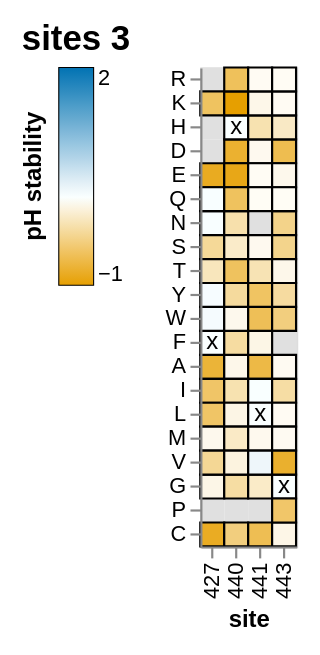

Notebook source saved alongside this figure:
### Code cell
pH_sites_3_chart = polyclonal.plot.lineplot_and_heatmap(
    data_df=test,
    stat_col="pH stability",
    category_col="phenotype",
    alphabet=alphabet,
    # addtl_tooltip_stats=addtl_tooltip_stats,
    addtl_slider_stats={"entry in C musculinus TfR1 cells" : -5},
    init_floor_at_zero=False,
    init_site_statistic="mean",
    show_zoombar=False,
    show_lineplot=False,
    sites=pH_sites_3,
    plot_title="sites 3",
    heatmap_max_at_least=2,
    heatmap_min_at_least=-1,
)

pH_sites_3_chart

### Figure 1 — Vega-Lite specification as saved in the notebook (floating-point values rounded to 4 significant figures)
{"config": {"view": {"continuousWidth": 300, "continuousHeight": 300}, "axis": {"grid": false, "labelOverlap": "parity"}, "padding": 10}, "vconcat": [{"vconcat": [{"layer": [{"mark": {"type": "rect", "color": "#E0E0E0"}, "encoding": {"x": {"field": "site", "sort": {"field": "_stat_site_order", "order": "ascending"}, "type": "ordinal"}, "y": {"field": "mutant", "scale": {"domain": ["R", "K", "H", "D", "E", "Q", "N", "S", "T", "Y", "W", "F", "A", "I", "L", "M", "V", "G", "P", "C"]}, "sort": ["R", "K", "H", "D", "E", "Q", "N", "S", "T", "Y", "W", "F", "A", "I", "L", "M", "V", "G", "P", "C"], "title": null, "type": "nominal"}}, "name": "view_6", "transform": [{"lookup": "site", "from": {"data": {"name": "data-adf9a09829e779f3262d951243798a71"}, "key": "site", "fields": ["wildtype", "_stat_site_order"]}}, {"calculate": "if(isFinite(datum['pH stability']),datum['pH stability'],NaN)", "as": "pH stability"}, {"calculate": "if(isFinite(datum['entry in C musculinus TfR1 cells']),datum['entry in C musculinus TfR1 cells'],NaN)", "as": "entry in C musculinus TfR1 cells"}, {"calculate": "max(datum['pH stability'],floor_at_zero['floor'])", "as": "_stat"}, {"calculate": "false", "as": "_stat_hide"}, {"filter": "(((datum['entry in C musculinus TfR1 cells'] >= (param_9 - 1e-06)) || (!isFinite(datum['entry in C musculinus TfR1 cells']))) || datum['_stat_hide'])"}, {"calculate": "if(datum['_stat_hide'],-1.361,datum['_stat'])", "as": "_stat_not_hidden"}, {"joinaggregate": [{"op": "max", "field": "_stat_not_hidden", "as": "_stat_site_max"}], "groupby": ["site"]}, {"filter": "((datum['_stat_site_max'] >= (param_10 - 1e-06)) || (!isFinite(datum['_stat_site_max'])))"}, {"calculate": "(datum.wildtype !== datum.mutant)", "as": "_stat_not_wildtype"}, {"joinaggregate": [{"op": "max", "field": "_stat_not_wildtype", "as": "_stat_site_has_non_wildtype"}], "groupby": ["site"]}, {"filter": "datum['_stat_site_has_non_wildtype']"}, {"filter": {"param": "param_12"}}, {"impute": "_stat_dummy", "key": "mutant", "groupby": ["site"], "keyvals": ["R", "K", "H", "D", "E", "Q", "N", "S", "T", "Y", "W", "F", "A", "I", "L", "M", "V", "G", "P", "C"], "value": null}]}, {"mark": {"type": "rect"}, "encoding": {"color": {"value": "silver"}, "stroke": {"value": "black"}, "tooltip": [{"field": "site", "type": "nominal"}, {"field": "wildtype", "type": "nominal"}, {"field": "mutant", "type": "nominal"}, {"field": "pH stability", "format": ".3g", "type": "quantitative"}, {"field": "entry in C musculinus TfR1 cells", "format": ".3g", "type": "quantitative"}], "x": {"axis": {"labels": true, "ticks": true, "title": "site"}, "field": "site", "sort": {"field": "_stat_site_order", "order": "ascending"}, "type": "ordinal"}, "y": {"field": "mutant", "scale": {"domain": ["R", "K", "H", "D", "E", "Q", "N", "S", "T", "Y", "W", "F", "A", "I", "L", "M", "V", "G", "P", "C"]}, "sort": ["R", "K", "H", "D", "E", "Q", "N", "S", "T", "Y", "W", "F", "A", "I", "L", "M", "V", "G", "P", "C"], "title": null, "type": "nominal"}}, "title": {"text": "", "anchor": "middle", "color": "#0072B2", "orient": "left"}, "transform": [{"lookup": "site", "from": {"data": {"name": "data-adf9a09829e779f3262d951243798a71"}, "key": "site", "fields": ["wildtype", "_stat_site_order"]}}, {"calculate": "if(isFinite(datum['pH stability']),datum['pH stability'],NaN)", "as": "pH stability"}, {"calculate": "if(isFinite(datum['entry in C musculinus TfR1 cells']),datum['entry in C musculinus TfR1 cells'],NaN)", "as": "entry in C musculinus TfR1 cells"}, {"calculate": "max(datum['pH stability'],floor_at_zero['floor'])", "as": "_stat"}, {"calculate": "false", "as": "_stat_hide"}, {"filter": "(((datum['entry in C musculinus TfR1 cells'] >= (param_9 - 1e-06)) || (!isFinite(datum['entry in C musculinus TfR1 cells']))) || datum['_stat_hide'])"}, {"calculate": "if(datum['_stat_hide'],-1.361,datum['_stat'])", "as": "_stat_not_hidden"}, {"joinaggregate": [{"op": "max", "field": "_stat_not_hidden", "as": "_stat_site_max"}], "groupby": ["site"]}, {"filter": "((datum['_stat_site_max'] >= (param_10 - 1e-06)) || (!isFinite(datum['_stat_site_max'])))"}, {"calculate": "(datum.wildtype !== datum.mutant)", "as": "_stat_not_wildtype"}, {"joinaggregate": [{"op": "max", "field": "_stat_not_wildtype", "as": "_stat_site_has_non_wildtype"}], "groupby": ["site"]}, {"filter": "datum['_stat_site_has_non_wildtype']"}, {"filter": {"param": "param_12"}}, {"filter": "(datum['phenotype'] === 'functional_effect')"}, {"filter": "datum['_stat_hide']"}]}, {"mark": {"type": "rect"}, "encoding": {"color": {"field": "_stat", "legend": {"gradientLength": 100, "gradientStrokeColor": "black", "gradientStrokeWidth": 0.5, "orient": "left", "title": "pH stability", "titleOrient": "left"}, "scale": {"clamp": true, "domainMax": 2, "domainMid": 0, "domainMin": {"expr": "floor_at_zero.floor"}, "nice": false, "range": ["#e69f00", "#e7a40d", "#e9a91b", "#eaae28", "#ebb336", "#edb843", "#eebd51", "#efc25e", "#f1c76b", "#f2cc79", "#f3d286", "#f4d794", "#f6dca1", "#f7e1ae", "#f8e6bc", "#faebc9", "#fbf0d7", "#fcf5e4", "#fefaf2", "#ffffff", "#f2f8fb", "#e4f0f7", "#d7e9f3", "#c9e1ef", "#bcdaeb", "#aed2e7", "#a1cbe3", "#94c4df", "#86bcdb", "#79b5d6", "#6badd2", "#5ea6ce", "#519fca", "#4397c6", "#3690c2", "#2888be", "#1b81ba", "#0d79b6", "#0072b2"], "type": "linear", "zero": true}, "type": "quantitative"}, "stroke": {"value": "black"}, "tooltip": [{"field": "site", "type": "nominal"}, {"field": "wildtype", "type": "nominal"}, {"field": "mutant", "type": "nominal"}, {"field": "pH stability", "format": ".3g", "type": "quantitative"}, {"field": "entry in C musculinus TfR1 cells", "format": ".3g", "type": "quantitative"}], "x": {"axis": {"labels": true, "ticks": true, "title": "site"}, "field": "site", "sort": {"field": "_stat_site_order", "order": "ascending"}, "type": "ordinal"}, "y": {"field": "mutant", "scale": {"domain": ["R", "K", "H", "D", "E", "Q", "N", "S", "T", "Y", "W", "F", "A", "I", "L", "M", "V", "G", "P", "C"]}, "sort": ["R", "K", "H", "D", "E", "Q", "N", "S", "T", "Y", "W", "F", "A", "I", "L", "M", "V", "G", "P", "C"], "title": null, "type": "nominal"}}, "title": {"text": "", "anchor": "middle", "color": "#0072B2", "orient": "left"}, "transform": [{"lookup": "site", "from": {"data": {"name": "data-adf9a09829e779f3262d951243798a71"}, "key": "site", "fields": ["wildtype", "_stat_site_order"]}}, {"calculate": "if(isFinite(datum['pH stability']),datum['pH stability'],NaN)", "as": "pH stability"}, {"calculate": "if(isFinite(datum['entry in C musculinus TfR1 cells']),datum['entry in C musculinus TfR1 cells'],NaN)", "as": "entry in C musculinus TfR1 cells"}, {"calculate": "max(datum['pH stability'],floor_at_zero['floor'])", "as": "_stat"}, {"calculate": "false", "as": "_stat_hide"}, {"filter": "(((datum['entry in C musculinus TfR1 cells'] >= (param_9 - 1e-06)) || (!isFinite(datum['entry in C musculinus TfR1 cells']))) || datum['_stat_hide'])"}, {"calculate": "if(datum['_stat_hide'],-1.361,datum['_stat'])", "as": "_stat_not_hidden"}, {"joinaggregate": [{"op": "max", "field": "_stat_not_hidden", "as": "_stat_site_max"}], "groupby": ["site"]}, {"filter": "((datum['_stat_site_max'] >= (param_10 - 1e-06)) || (!isFinite(datum['_stat_site_max'])))"}, {"calculate": "(datum.wildtype !== datum.mutant)", "as": "_stat_not_wildtype"}, {"joinaggregate": [{"op": "max", "field": "_stat_not_wildtype", "as": "_stat_site_has_non_wildtype"}], "groupby": ["site"]}, {"filter": "datum['_stat_site_has_non_wildtype']"}, {"filter": {"param": "param_12"}}, {"filter": "(datum['phenotype'] === 'functional_effect')"}, {"filter": "(!datum['_stat_hide'])"}]}, {"mark": {"type": "text", "color": "black", "text": "x"}, "encoding": {"x": {"field": "site", "sort": {"field": "_stat_site_order", "order": "ascending"}, "type": "ordinal"}, "y": {"field": "mutant", "scale": {"domain": ["R", "K", "H", "D", "E", "Q", "N", "S", "T", "Y", "W", "F", "A", "I", "L", "M", "V", "G", "P", "C"]}, "sort": ["R", "K", "H", "D", "E", "Q", "N", "S", "T", "Y", "W", "F", "A", "I", "L", "M", "V", "G", "P", "C"], "title": null, "type": "nominal"}}, "transform": [{"lookup": "site", "from": {"data": {"name": "data-adf9a09829e779f3262d951243798a71"}, "key": "site", "fields": ["wildtype", "_stat_site_order"]}}, {"calculate": "if(isFinite(datum['pH stability']),datum['pH stability'],NaN)", "as": "pH stability"}, {"calculate": "if(isFinite(datum['entry in C musculinus TfR1 cells']),datum['entry in C musculinus TfR1 cells'],NaN)", "as": "entry in C musculinus TfR1 cells"}, {"calculate": "max(datum['pH stability'],floor_at_zero['floor'])", "as": "_stat"}, {"calculate": "false", "as": "_stat_hide"}, {"filter": "(((datum['entry in C musculinus TfR1 cells'] >= (param_9 - 1e-06)) || (!isFinite(datum['entry in C musculinus TfR1 cells']))) || datum['_stat_hide'])"}, {"calculate": "if(datum['_stat_hide'],-1.361,datum['_stat'])", "as": "_stat_not_hidden"}, {"joinaggregate": [{"op": "max", "field": "_stat_not_hidden", "as": "_stat_site_max"}], "groupby": ["site"]}, {"filter": "((datum['_stat_site_max'] >= (param_10 - 1e-06)) || (!isFinite(datum['_stat_site_max'])))"}, {"calculate": "(datum.wildtype !== datum.mutant)", "as": "_stat_not_wildtype"}, {"joinaggregate": [{"op": "max", "field": "_stat_not_wildtype", "as": "_stat_site_has_non_wildtype"}], "groupby": ["site"]}, {"filter": "datum['_stat_site_has_non_wildtype']"}, {"filter": {"param": "param_12"}}, {"filter": "(datum.wildtype === datum.mutant)"}]}], "height": {"step": 11}, "width": {"step": 11}}], "resolve": {"scale": {"color": "shared", "x": "shared"}}, "spacing": 10}], "data": {"name": "data-b7747370d1e5ac61e1d0d9b4baf3aaf8"}, "params": [{"name": "floor_at_zero", "select": {"type": "point", "fields": ["floor"]}, "bind": {"input": "radio", "options": [0, -1.361], "labels": ["yes", "no"], "name": "floor pH stability at zero"}, "value": [{"floor": -1.361}], "views": ["view_6"]}, {"name": "param_12", "select": {"type": "interval", "encodings": ["x"], "mark": {"stroke": "black", "strokeWidth": 2}}, "views": ["view_6"]}, {"name": "param_9", "bind": {"input": "range", "max": 0.0, "min": -5.094, "name": "minimum entry in C musculinus TfR1 cells"}, "value": -5}, {"name": "param_10", "bind": {"input": "range", "max": 2, "min": -1.361, "name": "minimum max of pH stability at site"}, "value": -1.361}], "resolve": {"scale": {"color": "independent"}}, "title": {"text": "sites 3", "align": "left", "anchor": "start", "fontSize": 16}, "$schema": "https://vega.github.io/schema/vega-lite/v5.20.1.json", "datasets": {"data-b7747370d1e5ac61e1d0d9b4baf3aaf8": [{"site": 427, "mutant": "A", "pH stability": -1.062, "phenotype": "functional_effect", "entry in C musculinus TfR1 cells": -1.868}, {"site": 427, "mutant": "C", "pH stability": -1.175, "phenotype": "functional_effect", "entry in C musculinus TfR1 cells": -1.067}, {"site": 427, "mutant": "E", "pH stability": -1.185, "phenotype": "functional_effect", "entry in C musculinus TfR1 cells": -2.534}, {"site": 427, "mutant": "F", "pH stability": 0.0, "phenotype": "functional_effect", "entry in C musculinus TfR1 cells": 0.0}, {"site": 427, "mutant": "G", "pH stability": -0.1294, "phenotype": "functional_effect", "entry in C musculinus TfR1 cells": -2.766}, {"site": 427, "mutant": "I", "pH stability": -0.8123, "phenotype": "functional_effect", "entry in C musculinus TfR1 cells": -2.123}, {"site": 427, "mutant": "K", "pH stability": -0.8504, "phenotype": "functional_effect", "entry in C musculinus TfR1 cells": -4.615}, {"site": 427, "mutant": "L", "pH stability": -0.817, "phenotype": "functional_effect", "entry in C musculinus TfR1 cells": -2.771}, {"site": 427, "mutant": "M", "pH stability": -0.09688, "phenotype": "functional_effect", "entry in C musculinus TfR1 cells": -2.086}, {"site": 427, "mutant": "N", "pH stability": 0.03326, "phenotype": "functional_effect", "entry in C musculinus TfR1 cells": -3.82}, {"site": 427, "mutant": "Q", "pH stability": 0.02167, "phenotype": "functional_effect", "entry in C musculinus TfR1 cells": -0.7148}, {"site": 427, "mutant": "S", "pH stability": -0.5507, "phenotype": "functional_effect", "entry in C musculinus TfR1 cells": -3.911}, {"site": 427, "mutant": "T", "pH stability": -0.3584, "phenotype": "functional_effect", "entry in C musculinus TfR1 cells": -1.429}, {"site": 427, "mutant": "V", "pH stability": -0.5669, "phenotype": "functional_effect", "entry in C musculinus TfR1 cells": -1.723}, {"site": 427, "mutant": "W", "pH stability": 0.06581, "phenotype": "functional_effect", "entry in C musculinus TfR1 cells": -1.797}, {"site": 427, "mutant": "Y", "pH stability": 0.05389, "phenotype": "functional_effect", "entry in C musculinus TfR1 cells": -0.7522}, {"site": 440, "mutant": "A", "pH stability": -0.1126, "phenotype": "functional_effect", "entry in C musculinus TfR1 cells": -0.1029}, {"site": 440, "mutant": "C", "pH stability": -0.6874, "phenotype": "functional_effect", "entry in C musculinus TfR1 cells": -1.587}, {"site": 440, "mutant": "D", "pH stability": -1.104, "phenotype": "functional_effect", "entry in C musculinus TfR1 cells": -2.095}, {"site": 440, "mutant": "E", "pH stability": -1.24, "phenotype": "functional_effect", "entry in C musculinus TfR1 cells": -0.6229}, {"site": 440, "mutant": "F", "pH stability": -0.5029, "phenotype": "functional_effect", "entry in C musculinus TfR1 cells": -2.598}, {"site": 440, "mutant": "G", "pH stability": -0.49, "phenotype": "functional_effect", "entry in C musculinus TfR1 cells": -0.8655}, {"site": 440, "mutant": "H", "pH stability": 0.0, "phenotype": "functional_effect", "entry in C musculinus TfR1 cells": 0.0}, {"site": 440, "mutant": "I", "pH stability": -0.417, "phenotype": "functional_effect", "entry in C musculinus TfR1 cells": -2.062}, {"site": 440, "mutant": "K", "pH stability": -1.361, "phenotype": "functional_effect", "entry in C musculinus TfR1 cells": -1.0}, {"site": 440, "mutant": "L", "pH stability": -0.1401, "phenotype": "functional_effect", "entry in C musculinus TfR1 cells": -2.078}, {"site": 440, "mutant": "M", "pH stability": -0.3019, "phenotype": "functional_effect", "entry in C musculinus TfR1 cells": -2.462}, {"site": 440, "mutant": "N", "pH stability": -0.4394, "phenotype": "functional_effect", "entry in C musculinus TfR1 cells": -0.6487}, {"site": 440, "mutant": "Q", "pH stability": -0.8593, "phenotype": "functional_effect", "entry in C musculinus TfR1 cells": -1.103}, {"site": 440, "mutant": "R", "pH stability": -0.8751, "phenotype": "functional_effect", "entry in C musculinus TfR1 cells": -0.4794}, {"site": 440, "mutant": "S", "pH stability": -0.284, "phenotype": "functional_effect", "entry in C musculinus TfR1 cells": -1.316}, {"site": 440, "mutant": "T", "pH stability": -0.8597, "phenotype": "functional_effect", "entry in C musculinus TfR1 cells": -1.203}, {"site": 440, "mutant": "V", "pH stability": -0.1712, "phenotype": "functional_effect", "entry in C musculinus TfR1 cells": -0.8928}, {"site": 440, "mutant": "W", "pH stability": -0.09924, "phenotype": "functional_effect", "entry in C musculinus TfR1 cells": -1.096}, {"site": 440, "mutant": "Y", "pH stability": -0.5245, "phenotype": "functional_effect", "entry in C musculinus TfR1 cells": -2.013}, {"site": 441, "mutant": "A", "pH stability": -0.9875, "phenotype": "functional_effect", "entry in C musculinus TfR1 cells": -1.368}, {"site": 441, "mutant": "C", "pH stability": -0.9182, "phenotype": "functional_effect", "entry in C musculinus TfR1 cells": -0.5403}, {"site": 441, "mutant": "D", "pH stability": -0.08538, "phenotype": "functional_effect", "entry in C musculinus TfR1 cells": -4.734}, {"site": 441, "mutant": "E", "pH stability": -0.04671, "phenotype": "functional_effect", "entry in C musculinus TfR1 cells": -4.543}, {"site": 441, "mutant": "F", "pH stability": -0.1311, "phenotype": "functional_effect", "entry in C musculinus TfR1 cells": -1.544}, {"site": 441, "mutant": "G", "pH stability": -0.2913, "phenotype": "functional_effect", "entry in C musculinus TfR1 cells": -1.508}, {"site": 441, "mutant": "H", "pH stability": -0.4209, "phenotype": "functional_effect", "entry in C musculinus TfR1 cells": -4.008}, {"site": 441, "mutant": "I", "pH stability": 0.01188, "phenotype": "functional_effect", "entry in C musculinus TfR1 cells": -0.1404}, {"site": 441, "mutant": "K", "pH stability": -0.1152, "phenotype": "functional_effect", "entry in C musculinus TfR1 cells": -2.908}, {"site": 441, "mutant": "L", "pH stability": 0.0, "phenotype": "functional_effect", "entry in C musculinus TfR1 cells": 0.0}, {"site": 441, "mutant": "M", "pH stability": -0.09013, "phenotype": "functional_effect", "entry in C musculinus TfR1 cells": -0.2288}, {"site": 441, "mutant": "P", "pH stability": 0.04773, "phenotype": "functional_effect", "entry in C musculinus TfR1 cells": -5.094}, {"site": 441, "mutant": "Q", "pH stability": -0.03204, "phenotype": "functional_effect", "entry in C musculinus TfR1 cells": -2.946}, {"site": 441, "mutant": "R", "pH stability": -0.06114, "phenotype": "functional_effect", "entry in C musculinus TfR1 cells": -3.572}, {"site": 441, "mutant": "S", "pH stability": -0.08903, "phenotype": "functional_effect", "entry in C musculinus TfR1 cells": -2.246}, {"site": 441, "mutant": "T", "pH stability": -0.397, "phenotype": "functional_effect", "entry in C musculinus TfR1 cells": -0.7666}, {"site": 441, "mutant": "V", "pH stability": 0.1315, "phenotype": "functional_effect", "entry in C musculinus TfR1 cells": -0.3764}, {"site": 441, "mutant": "W", "pH stability": -0.8967, "phenotype": "functional_effect", "entry in C musculinus TfR1 cells": -1.28}, {"site": 441, "mutant": "Y", "pH stability": -0.8356, "phenotype": "functional_effect", "entry in C musculinus TfR1 cells": -2.512}, {"site": 443, "mutant": "A", "pH stability": -0.06432, "phenotype": "functional_effect", "entry in C musculinus TfR1 cells": -1.534}, {"site": 443, "mutant": "C", "pH stability": -0.1263, "phenotype": "functional_effect", "entry in C musculinus TfR1 cells": -1.912}, {"site": 443, "mutant": "D", "pH stability": -0.9351, "phenotype": "functional_effect", "entry in C musculinus TfR1 cells": -1.885}, {"site": 443, "mutant": "E", "pH stability": -0.102, "phenotype": "functional_effect", "entry in C musculinus TfR1 cells": -0.9711}, {"site": 443, "mutant": "G", "pH stability": 0.0, "phenotype": "functional_effect", "entry in C musculinus TfR1 cells": 0.0}, {"site": 443, "mutant": "H", "pH stability": -0.3088, "phenotype": "functional_effect", "entry in C musculinus TfR1 cells": -1.017}, {"site": 443, "mutant": "I", "pH stability": -0.4849, "phenotype": "functional_effect", "entry in C musculinus TfR1 cells": -2.543}, {"site": 443, "mutant": "K", "pH stability": -0.05854, "phenotype": "functional_effect", "entry in C musculinus TfR1 cells": -0.2434}, {"site": 443, "mutant": "L", "pH stability": -0.05687, "phenotype": "functional_effect", "entry in C musculinus TfR1 cells": -3.239}, {"site": 443, "mutant": "M", "pH stability": -0.07084, "phenotype": "functional_effect", "entry in C musculinus TfR1 cells": -1.317}, {"site": 443, "mutant": "N", "pH stability": -0.6264, "phenotype": "functional_effect", "entry in C musculinus TfR1 cells": -1.347}, {"site": 443, "mutant": "P", "pH stability": -0.797, "phenotype": "functional_effect", "entry in C musculinus TfR1 cells": -3.446}, {"site": 443, "mutant": "Q", "pH stability": -0.02341, "phenotype": "functional_effect", "entry in C musculinus TfR1 cells": -0.2255}, {"site": 443, "mutant": "R", "pH stability": -0.04225, "phenotype": "functional_effect", "entry in C musculinus TfR1 cells": -0.5321}, {"site": 443, "mutant": "S", "pH stability": -0.6121, "phenotype": "functional_effect", "entry in C musculinus TfR1 cells": -0.4008}, {"site": 443, "mutant": "T", "pH stability": -0.113, "phenotype": "functional_effect", "entry in C musculinus TfR1 cells": -0.5303}, {"site": 443, "mutant": "V", "pH stability": -1.119, "phenotype": "functional_effect", "entry in C musculinus TfR1 cells": -2.714}, {"site": 443, "mutant": "W", "pH stability": -0.6898, "phenotype": "functional_effect", "entry in C musculinus TfR1 cells": -1.087}, {"site": 443, "mutant": "Y", "pH stability": -0.5088, "phenotype": "functional_effect", "entry in C musculinus TfR1 cells": -1.659}], "data-adf9a09829e779f3262d951243798a71": [{"site": 427, "wildtype": "F", "_stat_site_order": 0}, {"site": 440, "wildtype": "H", "_stat_site_order": 1}, {"site": 441, "wildtype": "L", "_stat_site_order": 2}, {"site": 443, "wildtype": "G", "_stat_site_order": 3}]}}
